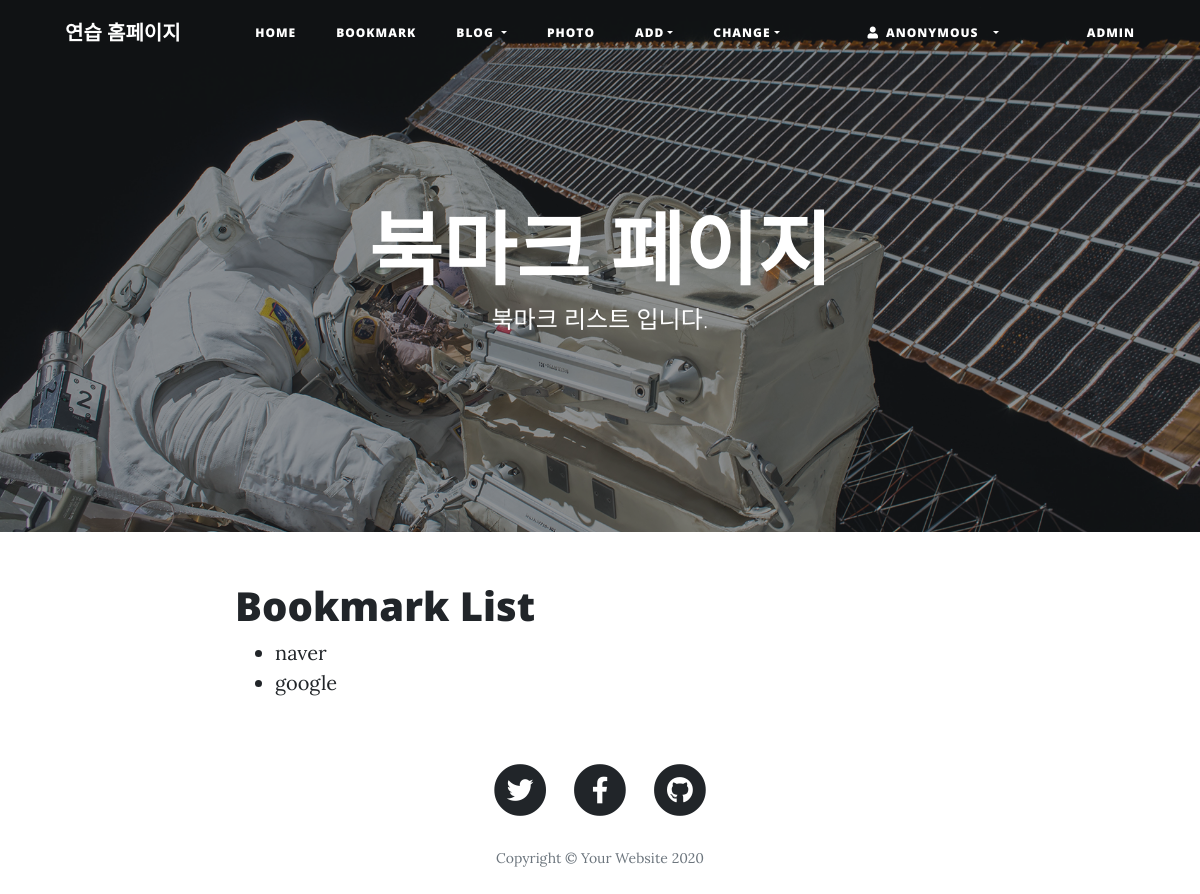
The app's page /bookmark/, older data.
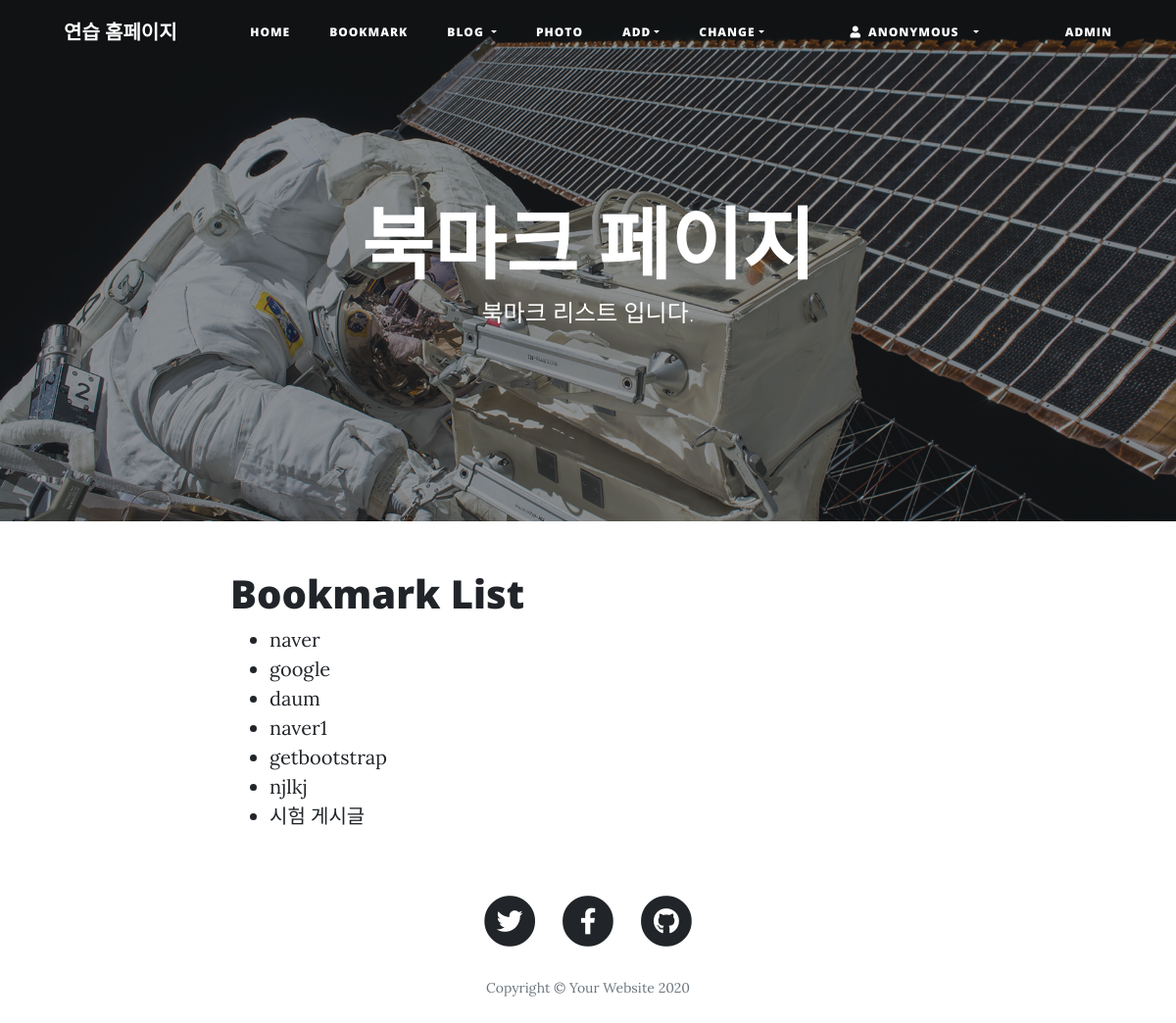
The same page, newer data.
### bookmark/models.py (models this page shows)
class Bookmark(models.Model):
    title = models.CharField('TITLE', max_length=100, blank=True)
    url = models.URLField('URL', unique=True)
    owner = models.ForeignKey(User, on_delete=models.CASCADE, blank=True, null=True)
    def __str__(self):
        return self.title

### bookmark/views.py (the view)
# urls.py: path('', views.BookmarkLV.as_view(), name='index'),
class BookmarkLV(ListView):
    model = Bookmark

### bookmark/templates/bookmark/bookmark_list.html (shortened to what this page needs)
{% extends 'base.html' %}
{% load static %}
{% block header %}
<header class="masthead" style="background-image: url({% static 'img/post-bg.jpg' %})">
    <div class="overlay"></div>
    <div class="container">
      <div class="row">
        <div class="col-lg-8 col-md-10 mx-auto">
          <div class="site-heading">
            <h1>북마크 페이지</h1>
            <span class="subheading">북마크 리스트 입니다.</span>
          </div>
        </div>
      </div>
    </div>
  </header>
{% endblock %}
{% block content %}
<div class="container">
    <div class="row">
        <div class="col-lg-8 col-md-10 mx-auto">
            <div class="post-preview">
                <h1>Bookmark List</h1>
                <ul>
                    {% for bookmark in object_list %}
                        <li><a href="{% url 'bookmark:detail' bookmark.id %}">{{ bookmark }}</a></li>
                    {% endfor %}
                </ul>
            </div>
        </div>
    </div>
</div>
{% endblock %}

Row changes from the older to the newer data that the page shows:
added Bookmark: title "daum"
added Bookmark: title "naver1"
added Bookmark: title "getbootstrap"
added Bookmark: title "njlkj"
added Bookmark: title "시험 게시글"
